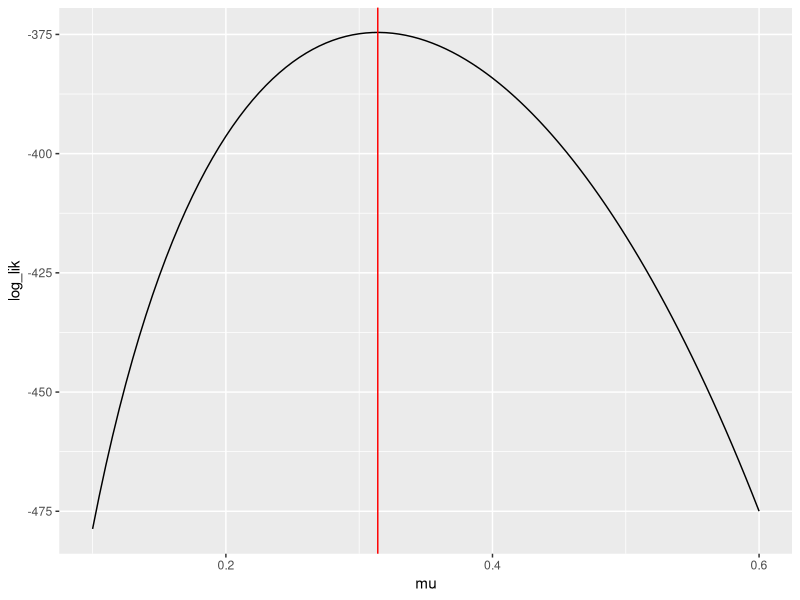
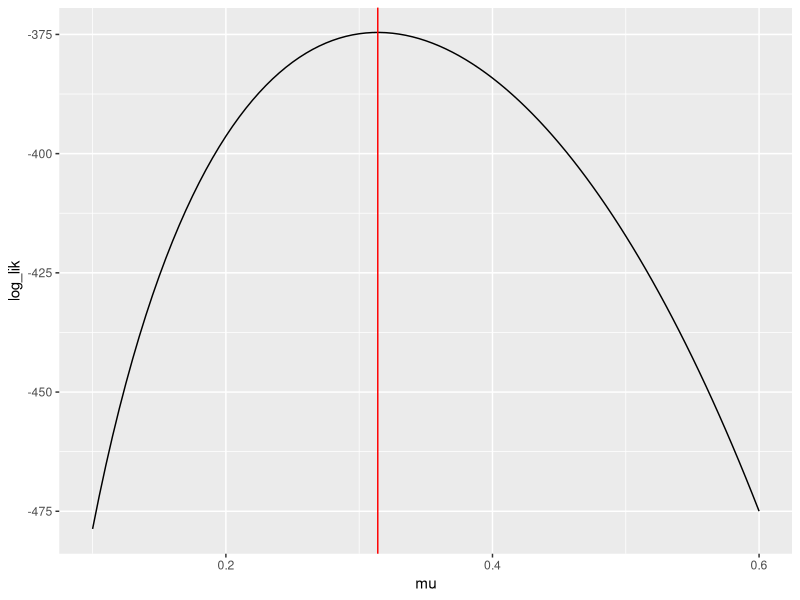
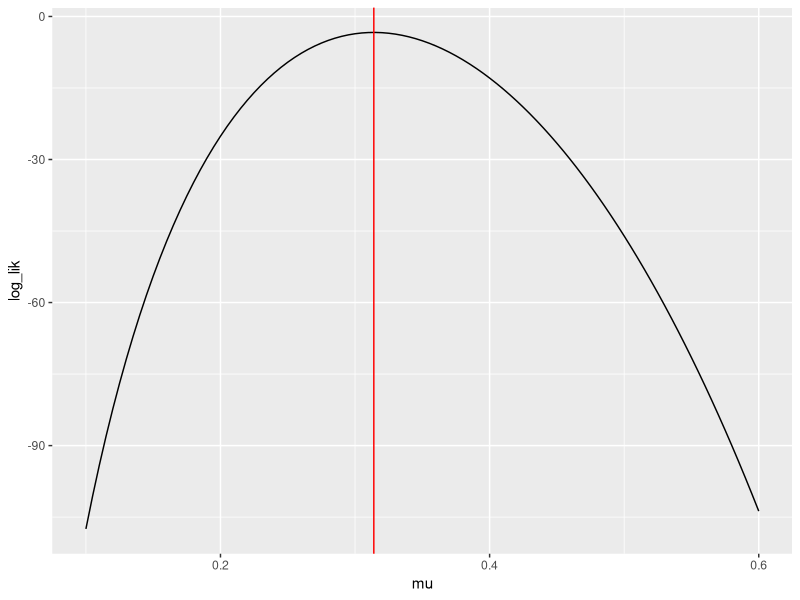
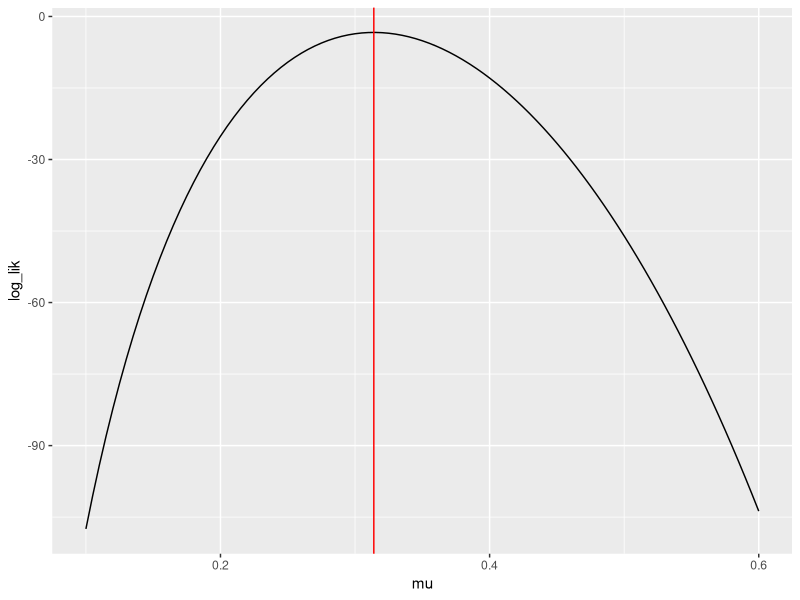
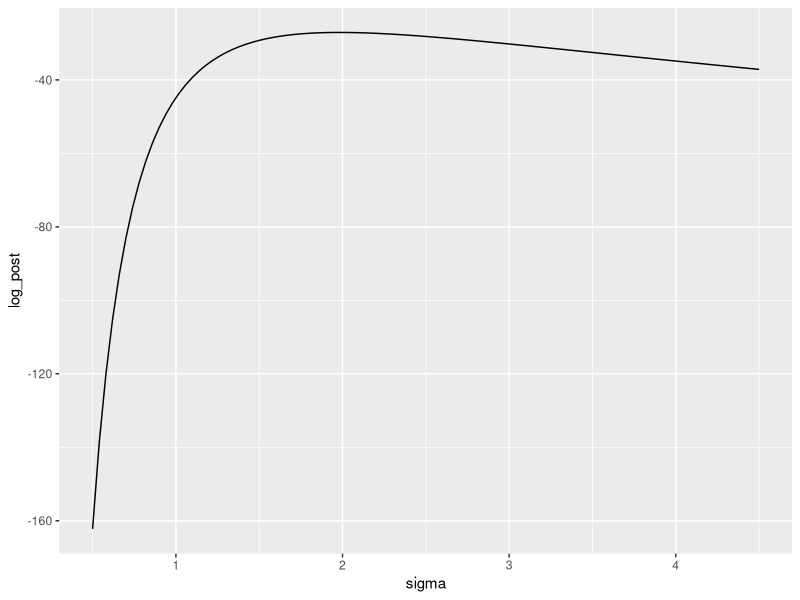
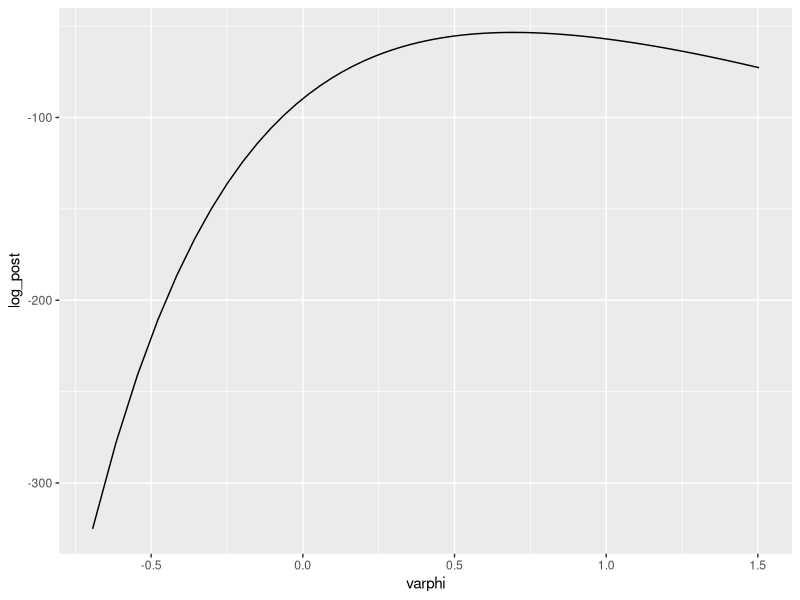

Reproduce these figures in R, in order.
## ---- chunk 1
knitr::opts_chunk$set(echo = TRUE)
options(tinytex.verbose = TRUE)
## ---- chunk 2
library(dplyr)
library(ggplot2)
## ---- chunk 3
player_hits <- 189
player_atbats <- 602
## ---- chunk 4
H = player_hits
AB = player_atbats
player_mle = H / AB 
print(player_mle)
 
## ---- chunk 5
tibble::tibble(mu = seq(0.1, 0.6, by = 0.005 )) %>% 
mutate(log_lik =H*log(mu) + (AB-H)*log(1 - mu)) %>% 
ggplot() +
geom_line(mapping = aes(x = mu, y = log_lik))+
geom_vline(xintercept = player_mle, color = "red")
## ---- chunk 6
my_example_function <- function(input_1, input_2)
{
  ### PERFORM ACTIONS
  
  ### return objects with return()
}
## ---- chunk 7
my_example_function(1, 2)

my_example_function(input_1 = 1, input_2 = 2)
## ---- chunk 8
### set the input arguments !!!
log_binom_pmf_unnorm <- function(events, trials, prob)
{
  # assign log_lik
  log_lik =events*log(prob) + (trials-events)*log(1 - prob)
  # return log_lik
  return(log_lik)
}
## ---- chunk 9
tibble::tibble(mu = seq(0.1, 0.6, by = 0.005 )) %>% 
  mutate(log_lik = log_binom_pmf_unnorm(H, AB, mu )) %>% 
  ggplot() +
geom_line(mapping = aes(x = mu, y = log_lik))+
geom_vline(xintercept = player_mle, color = "red")
## ---- chunk 10
### set the input arguments!
log_binom_pmf <- function(events, trials, prob )
{log_lik =events*log(prob) + (trials-events)*log(1 - prob)+lchoose(trials,events)
return(log_lik)
}
## ---- chunk 11
tibble::tibble(mu = seq(0.1, 0.6, by = 0.005 )) %>%
  mutate(log_lik = log_binom_pmf(H, AB, mu )) %>%
   ggplot() +
geom_line(mapping = aes(x = mu, y = log_lik))+
geom_vline(xintercept = player_mle, color = "red")
  
## ---- chunk 12
exp(log_binom_pmf(189,602,0.3))

## ---- chunk 13
dbinom(189,602,0.3, log=FALSE)

## ---- chunk 14
tibble::tibble(mu = seq(0.1, 0.6, by = 0.005)) %>% 
  mutate(log_lik = dbinom(H, AB, mu, log = TRUE )) %>%
  ggplot() +
geom_line(mapping = aes(x = mu, y = log_lik))+
geom_vline(xintercept = player_mle, color = "red")
## ---- chunk 15
coin_probs <- dbinom(0:5, 11, 0.25, log = FALSE)
# print to screen
coin_probs
# length?
length(coin_probs)
## ---- chunk 16
sum(coin_probs)
## ---- chunk 17
pbinom(5, 11, 0.25, log=FALSE)
## ---- chunk 18
#175 to 195 hits
pbinom(195, 602, 0.3, log=FALSE) - pbinom(174, 602, 0.3, log=FALSE)
## ---- chunk 19
#165 to 205 hits
pbinom(205, 602, 0.3, log=FALSE) - pbinom(164, 602, 0.3, log=FALSE)

## ---- chunk 20
a_prior <- 41.76
b_prior <- 108.32
start_hits <- 6
start_atbats <- 30
## ---- chunk 21
start_mle = start_hits/start_atbats
start_mle
## ---- chunk 22
Prior_mean = a_prior / (a_prior + b_prior)
Prior_mean
## ---- chunk 23
a_prior + b_prior
## ---- chunk 24
# 0.05 quantiles
qbeta(0.05, shape1 = a_prior, shape2 = b_prior)
## ---- chunk 25
#0.95 quantiles
qbeta(0.95, shape1 = a_prior, shape2 = b_prior)

## ---- chunk 26
a_post_start <- a_prior + start_hits
b_post_start <- b_prior + start_atbats - start_hits

a_post_player <- H + a_prior
b_post_player <- AB - H + b_prior
## ---- chunk 27
post_mean_start <- a_post_start / (a_post_start + b_post_start)
post_mean_start 
## ---- chunk 28
post_mean_player <- a_post_player / (a_post_player+b_post_player)
post_mean_player
## ---- chunk 29
qbeta(0.05, shape1 = a_post_start, shape2 = b_post_start)
qbeta(0.95, shape1 = a_post_start, shape2 = b_post_start)
## ---- chunk 30
qbeta(0.05, shape1 = a_post_player, shape2 = b_post_player)
qbeta(0.95, shape1 = a_post_player, shape2 = b_post_player)
## ---- chunk 31
Prior_over_0.3 = 1 - pbeta(0.3, shape1 = a_prior, shape2 = b_prior)
Prior_over_0.3 
## ---- chunk 32
Post_over_0.3 = 1 - pbeta(0.3, shape1 = a_post_player, shape2 = b_post_player)
Post_over_0.3
## ---- chunk 33
N <- 21
v <- 4.2
## ---- chunk 34
### set input arguments !!!
log_post_sigma_unnorm <- function(sigma, N, v, lambda)
{
log_post_sigma_unnorm = -lambda*sigma + (-N*v/(2*sigma^(2)))-N*log(abs(sigma))
}
## ---- chunk 35
lambda <- 0.75
tibble::tibble(sigma = seq(0.5, 4.5, by = 0.04 )) %>% 
  mutate(log_post = log_post_sigma_unnorm(sigma, N, v, lambda)) %>% 
   ggplot() +
geom_line(mapping = aes(x = sigma, y = log_post))
## ---- chunk 36
### set the input arguments !!!
log_post_varphi_unnorm <- function(varphi, N, v, lambda )
{
  # back-calculate sigma given varphi
  sigma <- exp(varphi)
  
  # calculate the unnormalized log-posterior on sigma
  log_post <- -lambda*sigma + (-N*v/(2*sigma^2)) -N*log(abs(sigma)) + varphi
  
  # account for the derivative adjustment
  log_post_varphi_unnorm = log_post + log_post_sigma_unnorm(sigma, N, v, lambda)
}
## ---- chunk 37
lambda <- 0.75
tibble::tibble(varphi = log (seq(0.5, 4.5, by = 0.04 ))) %>% 
  mutate(log_post = log_post_varphi_unnorm(varphi, N, v, lambda))%>% 
 ggplot() +
geom_line(mapping = aes(x = varphi , y = log_post))
